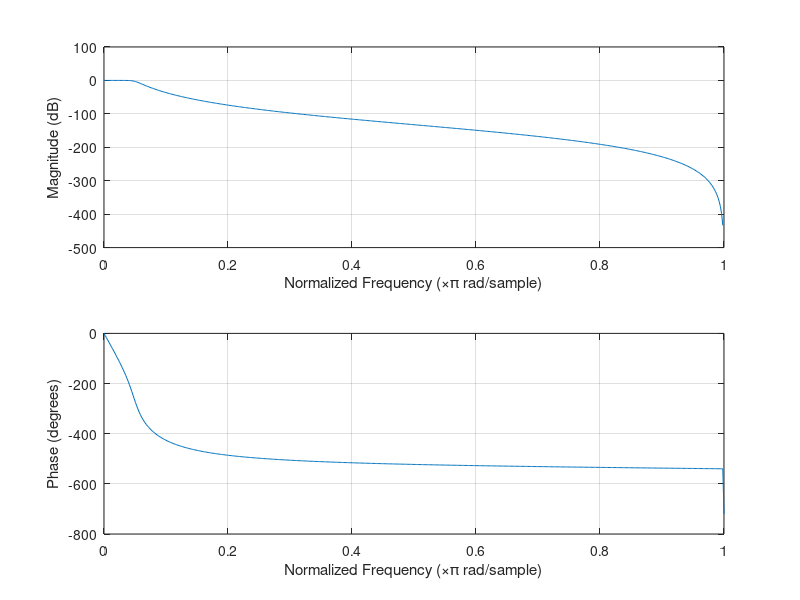
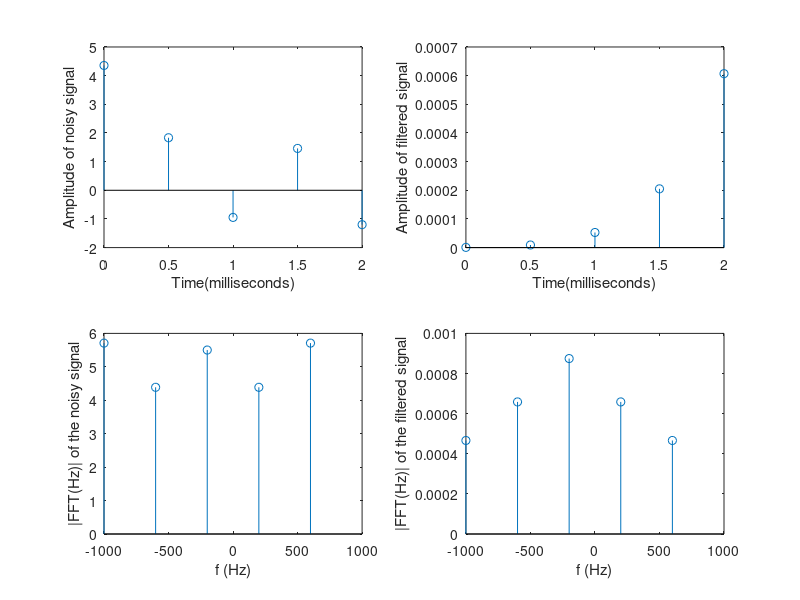

Reproduce these figures in MATLAB, in order.
clc;
close all;
fs = 2000;
specs = [3 50];
freqs = [50 150]./(fs/2);
[N, wc] = buttord(freqs(1), freqs(2), specs(1), specs(2));
[b, a] = butter(N, wc);
freqz(b, a);
L = input("Enter the length of the signal:");
t = (0:L-1).*(1/fs);
s = 2.45*cos(2*pi*120*t) + 2*randn(size(t));
figure(2);
subplot(2, 2, 1);
stem(1000*t, s);
xlabel("Time(milliseconds)")
ylabel("Amplitude of noisy signal");
y_new = filter(b, a, s);
subplot(2, 2, 2);
stem(1000*t, y_new);
xlabel("Time(milliseconds)")
ylabel("Amplitude of filtered signal");
s_fft = fft(s, L);
y_new_fft = fft(y_new, L);
subplot(2, 2, 3);
stem(fs/L*(-L/2:L/2-1), abs(fftshift(s_fft)));
xlabel("f (Hz)")
ylabel("|FFT(Hz)| of the noisy signal");
subplot(2, 2, 4);
stem(fs/L*(-L/2:L/2-1), abs(fftshift(y_new_fft)));
xlabel("f (Hz)")
ylabel("|FFT(Hz)| of the filtered signal");

